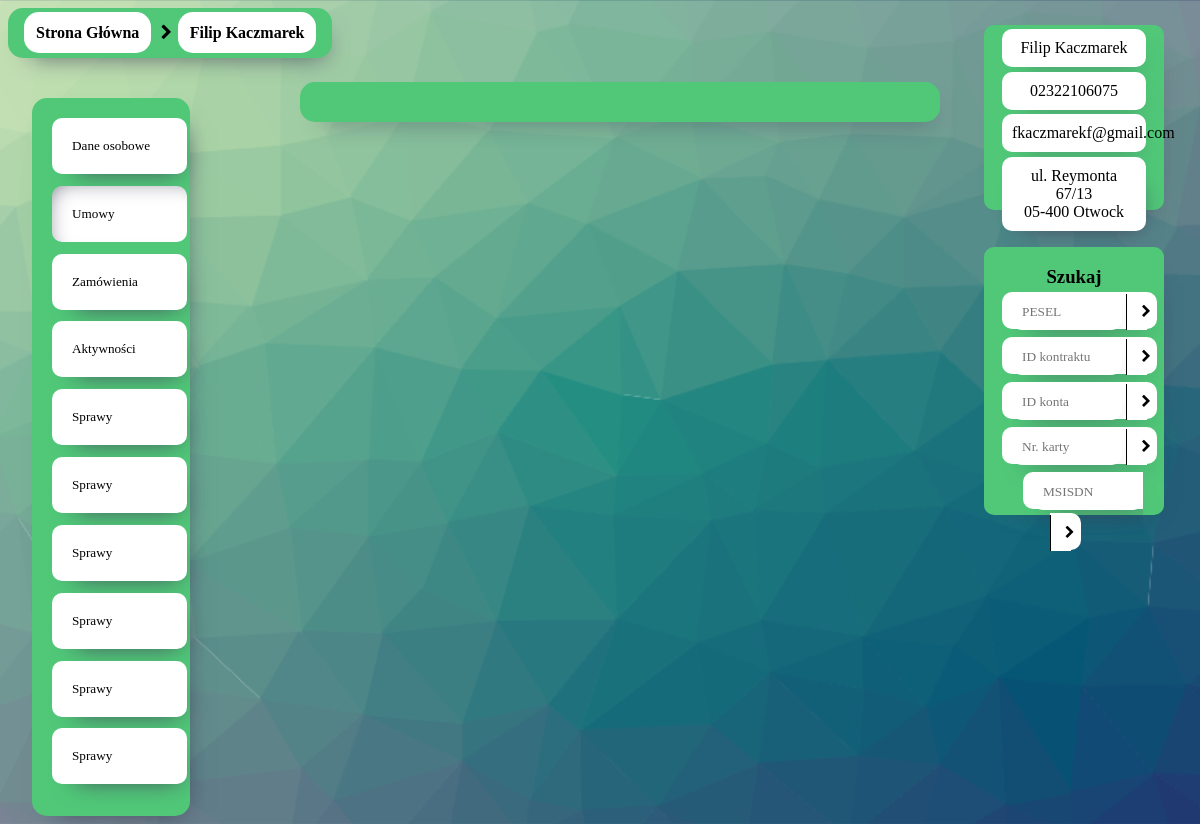
Screenshot of /umowy.php?pesel=02322106075 with the database file from the repository.
### tables this page shows
CREATE TABLE `personal` (
  `pesel` varchar(11) NOT NULL,
  `name` text NOT NULL,
  `surname` text NOT NULL,
  `email` varchar(255) NOT NULL,
  `id_klienta` varchar(255) NOT NULL
);

CREATE TABLE `address` (
  `address_id` int(11) NOT NULL,
  `pesel` varchar(11) NOT NULL,
  `ulica` varchar(255) NOT NULL,
  `numer_domu` varchar(255) NOT NULL,
  `numer_mieszkania` varchar(255) DEFAULT NULL,
  `kod_pocztowy` varchar(10) NOT NULL,
  `miasto` varchar(255) DEFAULT NULL
);

### umowy.php (the view, shortened to what this page needs)
<!DOCTYPE html>
<html lang="en">
<head>
    <link rel="stylesheet" href="css/index.css">
    <link rel="stylesheet" href="fontello/css/fontello.css">
</head>
<body>
    <div id="container">
        <header>
            <a href="index.php">Strona Główna</a>
        <?php
                        if($_GET['pesel'] != "")
                        {
                            $conn = mysqli_connect("localhost", "root", "", "crm");
                            $from_form = $_GET['pesel'];
                            $sql = "SELECT * FROM `personal` WHERE `pesel` = $from_form";
                            $query = mysqli_query($conn, $sql);
                            foreach($query as $row)
                            {
                                echo '<span class="icon-right-open">';
                                echo '<a href="#">';
                                echo $row['name'].' '.$row['surname'];
                                echo '</a>';
                            }
                        }
                ?>
        </header>
        <nav>
            <?php
                $pesel = $_GET['pesel'];
                echo "<a href='personal.php?pesel=$pesel'>";
            ?>
            <div class="nav_box">Dane osobowe</div>
            </a>
            <div class="nav_box_checked" class="nav_box">Umowy</div>
            <div class="nav_box">Zamówienia</div>
            <div class="nav_box">Aktywności</div>
            <div class="nav_box">Sprawy</div>
            <div class="nav_box">Sprawy</div>
            <div class="nav_box">Sprawy</div>
            <div class="nav_box">Sprawy</div>
            <div class="nav_box">Sprawy</div>
            <div class="nav_box">Sprawy</div>
        </nav>
        <div id="personal">
            <?php
                if($_GET['pesel'] != "")
                {
                    $conn = mysqli_connect("localhost", "root", "", "crm");
                    $from_form = $_GET['pesel'];
                    $sql = "SELECT * FROM `personal`, `address` WHERE personal.pesel = $from_form";
                    $query = mysqli_query($conn, $sql);
                    foreach($query as $row)
                    {
                        echo '<div id="name_surname" class="personal_parts">'.$row['name'].' '.$row['surname'].'</div>';
                        echo '<div id="pesel" class="personal_parts">'.$row['pesel'].'</div>';
                        echo '<div id="email" class="personal_parts">'.$row['email'].'</div>';
                        echo '<div id="address" class="personal_parts">'.'ul. '.$row['ulica'].' '.$row['numer_domu'].'/'.$row['numer_mieszkania'].'<br>'.$row['kod_pocztowy'].' '.$row['miasto'].'</div>';
                        break;
                    }
                }
            ?>
        </div>
        <div id="search">
            <h3 style="margin-bottom: 1%">Szukaj</h3>
            <form action="personal.php" method="get">
                <div class="search_block">
                    <input type="text" placeholder="PESEL" maxlength="11" name="pesel">
                    <button type="submit" class="search_search_button" name="search"><span class="icon-right-open"></span></button>
                </div>
                <div class="search_block">
                    <input type="text" placeholder="ID kontraktu" maxlength="11">
                    <button type="submit" class="search_search_button"><span class="icon-right-open"></span></button>
                </div>
                <div class="search_block">
                    <input type="text" placeholder="ID konta" maxlength="11">
                    <button type="submit" class="search_search_button"><span class="icon-right-open"></span></button>
                </div>
                <div class="search_block">
                    <input type="text" placeholder="Nr. karty" maxlength="11">
                    <button type="submit" class="search_search_button"><span class="icon-right-open"></span></button>
                    </div>
                <div class="search_block">
                    <input type="text" placeholder="MSISDN" maxlength="11">
                    <button type="submit" class="search_search_button"><span class="icon-right-open"></span></button>
                </div>
            </form>
        </div>
        <main>
        </main>
    </div>
</body>
</html>

### css/index.css (style rules this page uses)
* { font-family: Cambria, Cochin, Georgia, Times, 'Times New Roman', serif; }
body { background-image: url(../cool-background.png); background-size: cover; background-position: center center; background-repeat: repeat-y; overflow: hidden; }
#container { width: 100%; height: 100%; }
header { background-color: #50C878; box-shadow: 8px 13px 24px -16px rgba(66, 68, 90, 1); width: fit-content; padding: 2vh; font-weight: bold; border-radius: 15px; }
header a { background-color: white; padding: 1.5vh; border-radius: 15px; text-decoration: none; color: black; transition: 0.2s; user-select: none; }
nav { background-color: #50C878; height: fit-content; width: 10%; -webkit-box-shadow: 8px 13px 24px -16px rgba(66, 68, 90, 1); -moz-box-shadow: 8px 13px 24px -16px rgba(66, 68, 90, 1); box-shadow: 8px 13px 24px -16px rgba(66, 68, 90, 1); padding: 20px; border-radius: 15px; margin-left: 2vw; margin-top: 5vh; position: relative; font-size: 1.1vw; cursor: pointer; }
nav a { text-decoration: none; color: black; }
.nav_box, .nav_box_index { -webkit-box-shadow: 8px 13px 24px -16px rgba(66, 68, 90, 1); -moz-box-shadow: 8px 13px 24px -16px rgba(66, 68, 90, 1); box-shadow: 8px 13px 24px -16px rgba(66, 68, 90, 1); width: 80%; height: 2vh; line-height: 2vh; background-color: white; padding: 20px; margin-bottom: 10%; border-radius: 10px; transition: 0.2s; user-select: none; }
.nav_box_checked { box-shadow: inset 8px 8px 24px -17px rgba(66, 68, 90, 1); width: 80%; height: 2vh; line-height: 2vh; background-color: white; padding: 20px; margin-bottom: 10%; border-radius: 10px; transition: 0.2s; user-select: none; }
#personal { float: right; position: absolute; right: 3%; top: 3%; width: 15%; height: 22.5%; background-color: #50C878; box-shadow: 8px 13px 24px -23px rgba(66, 68, 90, 1); border-radius: 10px; }
.personal_parts { background-color: white; margin: 2.5% 10% 2.5% 10%; padding: 10px; border-radius: 10px; box-shadow: 8px 13px 24px -16px rgba(66, 68, 90, 1); min-height: 2vh; text-align: center; animation: 0.2s ease-in-out 0s 1 boom_animation; }
#search { float: right; position: absolute; right: 3%; top: 30%; width: 15%; height: 32.5%; background-color: #50C878; box-shadow: 8px 13px 24px -23px rgba(66, 68, 90, 1); border-radius: 10px; text-align: center; }
#search .search_block { background-color: white; margin: 2.5% 10% 2.5% 10%; padding: 10px; border-radius: 10px; box-shadow: 8px 13px 24px -16px rgba(66, 68, 90, 1); border: none; display: inline; }
#search input { background-color: white; margin: 2.5% 0 2.5% 0; padding: 10px; border-radius: 10px; box-shadow: 8px 13px 24px -16px rgba(66, 68, 90, 1); border: none; width: 50%; display: inline; }
.search_search_button { background-color: white; padding: 10px; box-shadow: 8px 13px 24px -16px rgba(66, 68, 90, 1); border: none; width: 10%; display: inline; border-left: 1px solid black; }
.icon-right-open { cursor: pointer; }
main { position: absolute; background-color: #50C878; width: 50%; height: fit-content; left: 25%; top: 10%; border-radius: 15px; padding: 20px; box-shadow: 8px 13px 24px -16px rgba(66, 68, 90, 1); animation: 0.2s ease-out 0s 1 slide_up; }

### rows the page displays
personal: name "Filip", surname "Kaczmarek"
address: pesel.name "Filip", pesel.surname "Kaczmarek", pesel "02322106075", pesel.email "fkaczmarekf@gmail.com", ulica "Reymonta", numer_domu "67", numer_mieszkania "13", kod_pocztowy "05-400", miasto "Otwock"
